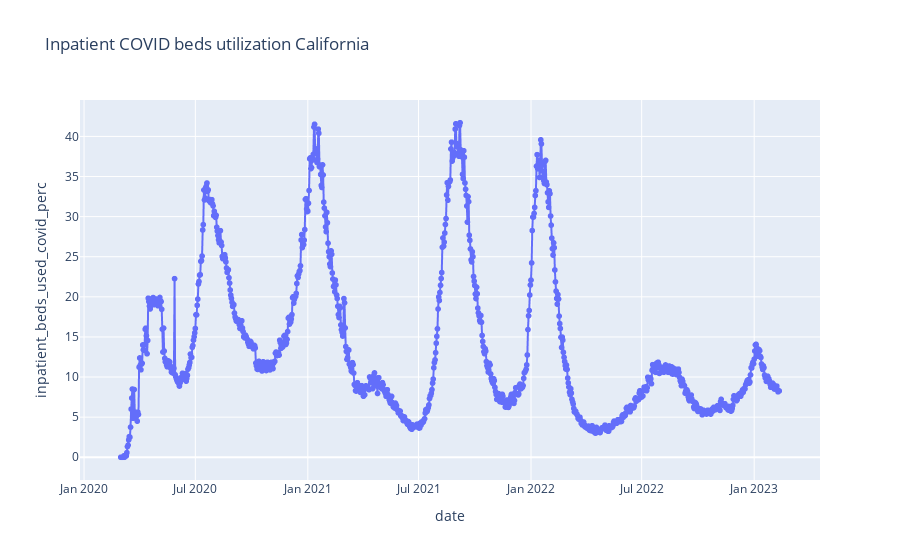

Source (notebook cell):
### Code cell
import plotly.express as px
fig = px.line(state_data, x="date", y="inpatient_beds_used_covid_perc", title='Inpatient COVID beds utilization California',markers=True)
fig.show()

### Figure 1 — Plotly figure (JSON) as saved in the notebook; plotly's stock layout.template omitted (floating-point values rounded to 4 significant figures; data arrays with more than 128 entries replaced by an {"elided": "..."} marker saying what was removed)
{"data": [{"hovertemplate": "date=%{x}<br>inpatient_beds_used_covid_perc=%{y}<extra></extra>", "legendgroup": "", "line": {"color": "#636efa", "dash": "solid"}, "marker": {"symbol": "circle"}, "mode": "markers+lines", "name": "", "showlegend": false, "type": "scattergl", "x": {"elided": "1078 str values"}, "xaxis": "x", "y": {"elided": "1078 float values"}, "yaxis": "y"}], "layout": {"legend": {"tracegroupgap": 0}, "title": {"text": "Inpatient COVID beds utilization California"}, "xaxis": {"anchor": "y", "domain": [0, 1], "title": {"text": "date"}}, "yaxis": {"anchor": "x", "domain": [0, 1], "title": {"text": "inpatient_beds_used_covid_perc"}}}}
